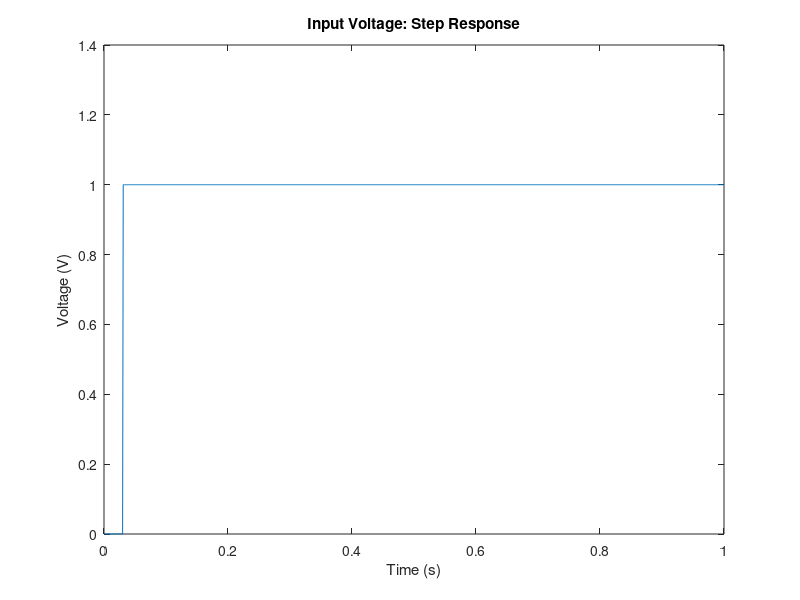
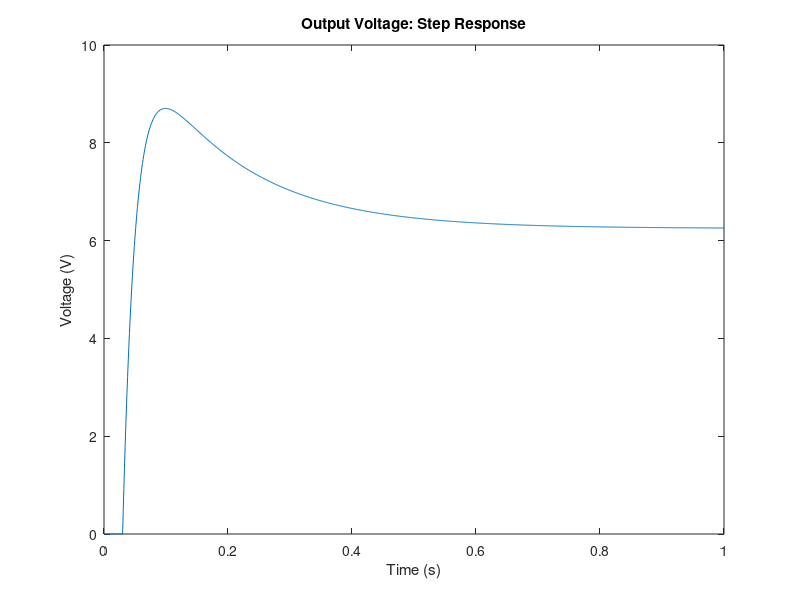
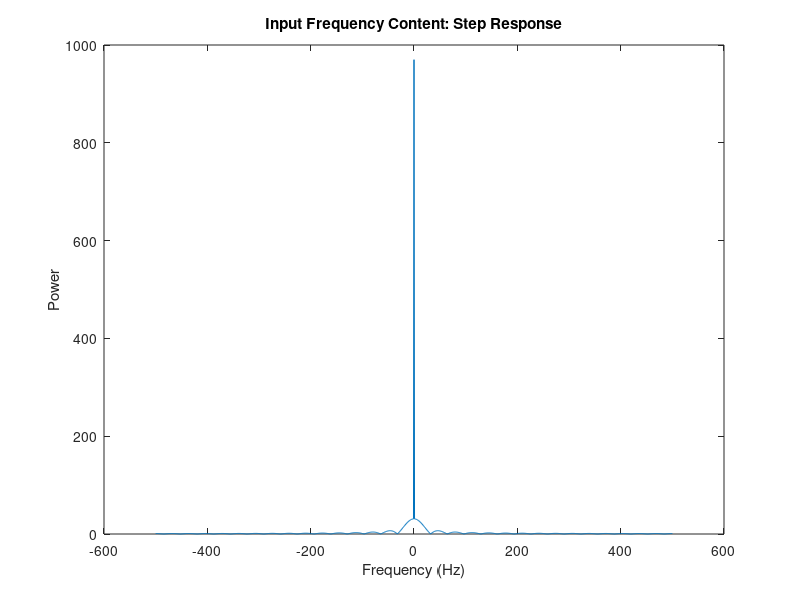
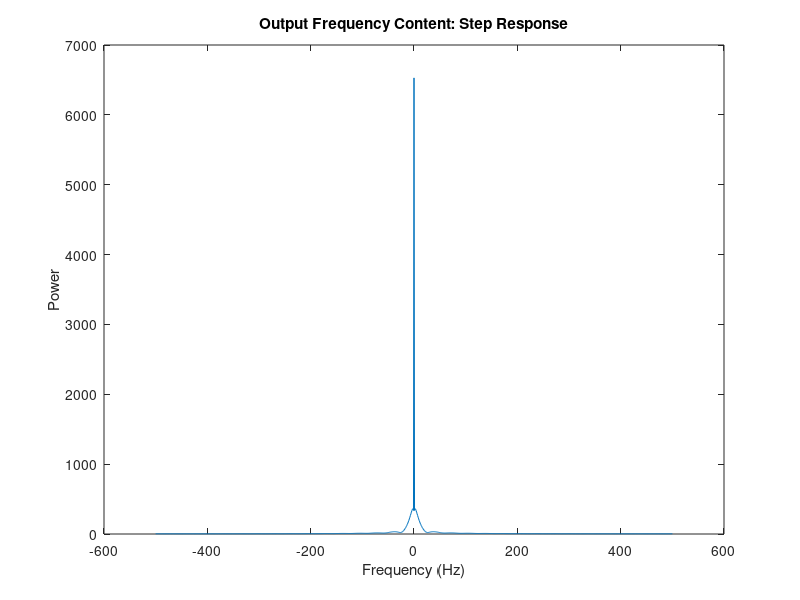

Reproduce these figures in MATLAB, in order.


clear all;
clc;

% Parameters
R1 = 1;
R2 = 2;
R3 = 10;
R4 = 0.1;
RO = 1000;
C1 = 0.25;
L1 = 0.2;
alpha = 100;

% V = [ V1; V2; V3; V4; V5; IL]
Vin=1;
G=zeros(6);
C=zeros(6);

%% V1
G(1,:)=[1 0 0 0 0 0]; % V1
C(1,:)=[0 0 0 0 0 0]; % V1

%% V2
G(2,:)=[(-1/R1) (1/R2+1/R1) 0 0 0 1]; 
C(2,:)=[-C1 +C1 0 0 0 0];

%% V3
G(3,:)=[0 0 1/R3 0 0 -1]; 
C(3,:)=[0 0 0 0 0 0]; 

%% V4
G(4,:)=[0 0 -1*alpha/R3 1 0 0]; 
C(4,:)=[0 0 0 0 0 0]; 

%% V5
G(5,:)=[0 0 0 -1/R4 (1/R4+1/RO) 0]; 
C(5,:)=[0 0 0 0 0 0];

%% V6
G(6,:)=[0 -1 1 0 0 0]; 
C(6,:)=[0 0 0 0 0 L1]; 



%% Part A step response


timesim=1; % sec
numsteps=1000;

timestep=timesim/numsteps;

A=(C./timestep+G);

V(1:6,1)=[0;0;0;0;0;0];

for step=1:numsteps
    
    t=step*timestep;
    
    if(t>0.03)
      Vin=1;  
    else
      Vin=0;
    end
    
    F=[Vin; 0; 0; 0; 0; 0];
    
    B=C*V(1:6,step)./timestep+F;
    
    V(1:6,step+1)=A\B;
    

end

figure(3)
plot(linspace(0,timesim,numsteps+1),V(1,:))
title('Input Voltage: Step Response')
xlabel('Time (s)')
ylabel('Voltage (V)')


figure(4)
plot(linspace(0,timesim,numsteps+1),V(5,:))
title('Output Voltage: Step Response')
xlabel('Time (s)')
ylabel('Voltage (V)')

Yi = fft(V(1,:));
Yo = fft(V(5,:));

figure(5)
plot(linspace(-1/timestep*0.5,1/timestep*0.5,length(Yi)),fftshift(abs(Yi)))
title('Input Frequency Content: Step Response')
xlabel('Frequency (Hz)')
ylabel('Power')

figure(6)
plot(linspace(-1/timestep*0.5,1/timestep*0.5,length(Yo)),fftshift(abs(Yo)))
title('Output Frequency Content: Step Response')
xlabel('Frequency (Hz)')
ylabel('Power')




%% Part B sin response


timesim=1; % sec
numsteps=1000;

f=1/0.03;

timestep=timesim/numsteps;

A=(C./timestep+G);



clear V

V(1:6,1)=[0;0;0;0;0;0];

for step=1:numsteps
    
    t=step*timestep;
    
    Vin=sin(2*pi*f*t);
    
    F=[Vin; 0; 0; 0; 0; 0];
    
    B=C*V(1:6,step)./timestep+F;
    
    V(1:6,step+1)=A\B;
    

end



figure(7)
plot(linspace(0,timesim,numsteps+1),V(1,:))
title('Input Voltage: Sin Response')
xlabel('Time (s)')
ylabel('Voltage (V)')


figure(8)
plot(linspace(0,timesim,numsteps+1),V(5,:))
title('Output Voltage: Sin Response')
xlabel('Time (s)')
ylabel('Voltage (V)')

Yi = fft(V(1,:));
Yo = fft(V(5,:));

figure(9)
plot(linspace(-1/timestep*0.5,1/timestep*0.5,length(Yi)),fftshift(abs(Yi)))
title('Input Frequency Content: Sin Response')
xlabel('Frequency (Hz)')
ylabel('Power')

figure(10)
plot(linspace(-1/timestep*0.5,1/timestep*0.5,length(Yo)),fftshift(abs(Yo)))
title('Output Frequency Content: Sin Response')
xlabel('Frequency (Hz)')
ylabel('Power')


%% Part C Gaussian Pulse


timesim=1; % sec
numsteps=1000;

f=1/0.03;

timestep=timesim/numsteps;

A=(C./timestep+G);

clear V

V(1:6,1)=[0;0;0;0;0;0];

t=linspace(0,timesim,numsteps);

Pulse=@(t) exp(-(t-0.1)^2/(2.*0.03^2));


%fplot(Pulse,[0 1])


for step=1:numsteps
    
    t=step*timestep;
    
    Vin=Pulse(t);
    
    F=[Vin; 0; 0; 0; 0; 0];
    
    B=C*V(1:6,step)./timestep+F;
    
    V(1:6,step+1)=A\B;
    

end


figure(11)
plot(linspace(0,timesim,numsteps+1),V(1,:))
title('Input Voltage: Gaussian Pulse')
xlabel('Time (s)')
ylabel('Voltage (V)')


figure(12)
plot(linspace(0,timesim,numsteps+1),V(5,:))
title('Output Voltage: Gaussian Pulse')
xlabel('Time (s)')
ylabel('Voltage (V)')

Yi = fft(V(1,:));
Yo = fft(V(5,:));

figure(13)
plot(linspace(-1/timestep*0.5,1/timestep*0.5,length(Yi)),fftshift(abs(Yi)))
title('Input Frequency Content: Gaussian Pulse')
xlabel('Frequency (Hz)')
ylabel('Power')

figure(14)
plot(linspace(-1/timestep*0.5,1/timestep*0.5,length(Yo)),fftshift(abs(Yo)))
title('Output Frequency Content: Gaussian Pulse')
xlabel('Frequency (Hz)')
ylabel('Power')

